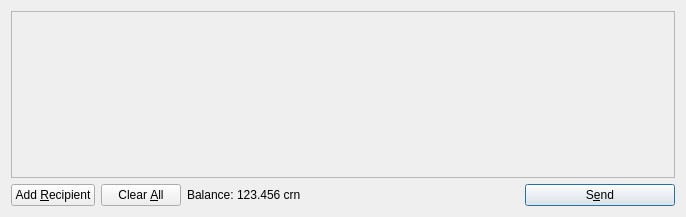
<?xml version="1.0" encoding="UTF-8"?>
<ui version="4.0">
 <class>SendCoinsDialog</class>
 <widget class="QDialog" name="SendCoinsDialog">
  <property name="geometry">
   <rect>
    <x>0</x>
    <y>0</y>
    <width>686</width>
    <height>217</height>
   </rect>
  </property>
  <property name="windowTitle">
   <string>Send Coins</string>
  </property>
  <layout class="QVBoxLayout" name="verticalLayout">
   <item>
    <widget class="QScrollArea" name="scrollArea">
     <property name="widgetResizable">
      <bool>true</bool>
     </property>
     <widget class="QWidget" name="scrollAreaWidgetContents">
      <property name="geometry">
       <rect>
        <x>0</x>
        <y>0</y>
        <width>666</width>
        <height>165</height>
       </rect>
      </property>
      <layout class="QVBoxLayout" name="verticalLayout_2">
       <property name="margin">
        <number>0</number>
       </property>
       <item>
        <layout class="QVBoxLayout" name="entries">
         <property name="spacing">
          <number>6</number>
         </property>
        </layout>
       </item>
       <item>
        <spacer name="verticalSpacer">
         <property name="orientation">
          <enum>Qt::Vertical</enum>
         </property>
         <property name="sizeHint" stdset="0">
          <size>
           <width>20</width>
           <height>40</height>
          </size>
         </property>
        </spacer>
       </item>
      </layout>
     </widget>
    </widget>
   </item>
   <item>
    <layout class="QHBoxLayout" name="horizontalLayout">
     <item>
      <widget class="QPushButton" name="addButton">
       <property name="toolTip">
        <string>Send to multiple recipients at once</string>
       </property>
       <property name="text">
        <string>Add &amp;Recipient</string>
       </property>
       <property name="icon">
        <iconset resource="../bitcoin.qrc">
         <normaloff>:/icons/add</normaloff>:/icons/add</iconset>
       </property>
       <property name="autoDefault">
        <bool>false</bool>
       </property>
      </widget>
     </item>
     <item>
      <widget class="QPushButton" name="clearButton">
       <property name="sizePolicy">
        <sizepolicy hsizetype="Minimum" vsizetype="Fixed">
         <horstretch>0</horstretch>
         <verstretch>0</verstretch>
        </sizepolicy>
       </property>
       <property name="toolTip">
        <string>Remove all transaction fields</string>
       </property>
       <property name="text">
        <string>Clear &amp;All</string>
       </property>
       <property name="icon">
        <iconset resource="../bitcoin.qrc">
         <normaloff>:/icons/remove</normaloff>:/icons/remove</iconset>
       </property>
       <property name="autoRepeatDelay">
        <number>300</number>
       </property>
       <property name="autoDefault">
        <bool>false</bool>
       </property>
      </widget>
     </item>
     <item>
      <layout class="QHBoxLayout" name="horizontalLayout_2">
       <property name="spacing">
        <number>3</number>
       </property>
       <item>
        <widget class="QLabel" name="label">
         <property name="text">
          <string>Balance:</string>
         </property>
        </widget>
       </item>
       <item>
        <widget class="QLabel" name="labelBalance">
         <property name="cursor">
          <cursorShape>IBeamCursor</cursorShape>
         </property>
         <property name="text">
          <string>123.456 crn</string>
         </property>
         <property name="textInteractionFlags">
          <set>Qt::LinksAccessibleByMouse|Qt::TextSelectableByKeyboard|Qt::TextSelectableByMouse</set>
         </property>
        </widget>
       </item>
      </layout>
     </item>
     <item>
      <spacer name="horizontalSpacer">
       <property name="orientation">
        <enum>Qt::Horizontal</enum>
       </property>
       <property name="sizeHint" stdset="0">
        <size>
         <width>40</width>
         <height>20</height>
        </size>
       </property>
      </spacer>
     </item>
     <item>
      <widget class="QPushButton" name="sendButton">
       <property name="minimumSize">
        <size>
         <width>150</width>
         <height>0</height>
        </size>
       </property>
       <property name="toolTip">
        <string>Confirm the send action</string>
       </property>
       <property name="text">
        <string>S&amp;end</string>
       </property>
       <property name="icon">
        <iconset resource="../bitcoin.qrc">
         <normaloff>:/icons/send</normaloff>:/icons/send</iconset>
       </property>
       <property name="default">
        <bool>true</bool>
       </property>
      </widget>
     </item>
    </layout>
   </item>
  </layout>
 </widget>
 <resources>
  <include location="../bitcoin.qrc"/>
 </resources>
 <connections/>
</ui>
